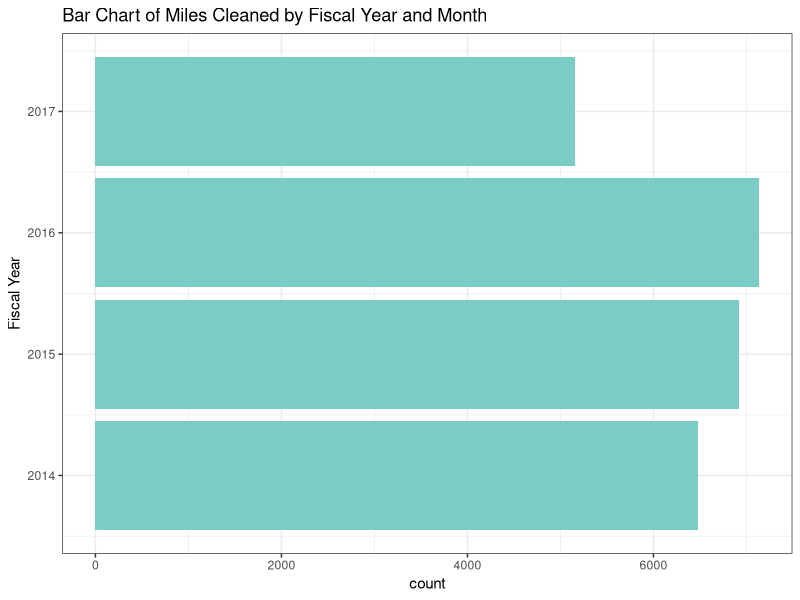
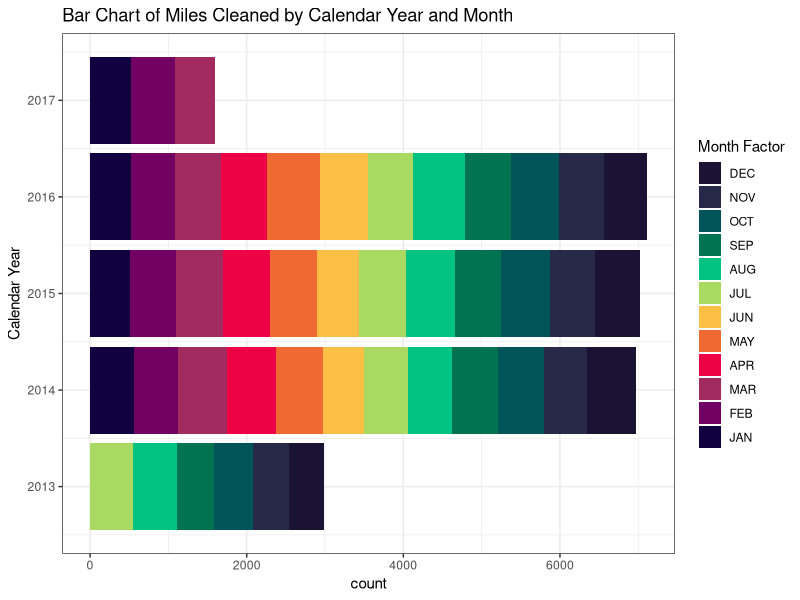
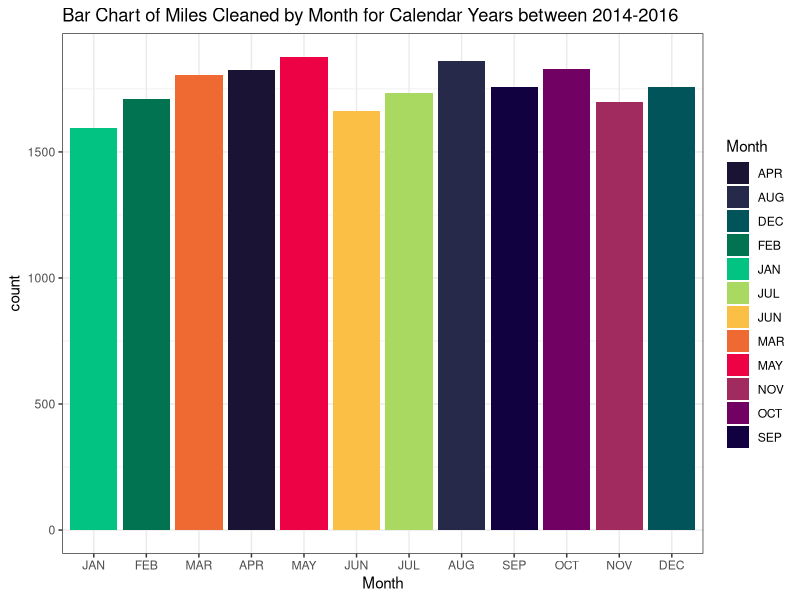

Reproduce these figures in R, in order.
library(readr)
miles_sewage_cleaned <- read_csv('LASAN__Miles_of_Sewer_Cleaned.csv')
miles_sewage_cleaned$`Calendar Year` <- ifelse(miles_sewage_cleaned$`Month Number` %in% c(1:6), 
                                               miles_sewage_cleaned$`Fiscal Year` - 1,
                                               miles_sewage_cleaned$`Fiscal Year`)
month_names <- c('JAN', 'FEB', 'MAR', 'APR', 'MAY', 'JUN', 'JUL', 'AUG', 'SEP', 'OCT', 'NOV', 'DEC')
miles_sewage_cleaned$`Month Factor` <- factor(miles_sewage_cleaned$Month, levels = rev(month_names))


colors <- c("#1a1334",  "#26294a" , "#01545a",    
            "#017351",    "#03c383",    "#aad962",
            "#fbbf45",    "#ef6a32",    "#ed0345",   
            "#a12a5e",    "#710162",    "#110141")   

library(ggplot2)
ggplot(data = miles_sewage_cleaned, aes(`Fiscal Year`)) + 
  geom_bar(aes(weight = `Miles of Sewer Cleaned`), fill = "#7bccc4") +
  coord_flip() + 
  theme_bw() +
  ggtitle('Bar Chart of Miles Cleaned by Fiscal Year and Month')

ggplot(data = miles_sewage_cleaned, aes(`Calendar Year`)) +
  geom_bar(aes(weight = `Miles of Sewer Cleaned`, fill = `Month Factor`)) +
  coord_flip()+
  theme_bw() +
  ggtitle('Bar Chart of Miles Cleaned by Calendar Year and Month') +
  scale_fill_manual(values=colors)

ggplot(data = miles_sewage_cleaned[miles_sewage_cleaned$`Calendar Year` %in% c(2014:2016),], aes(Month)) +
  geom_bar(aes(weight = `Miles of Sewer Cleaned`, fill = Month)) +
  theme_bw() +
  ggtitle('Bar Chart of Miles Cleaned by Month for Calendar Years between 2014-2016') +
  scale_x_discrete(limits = month_names)+
  scale_fill_manual(values=colors)
